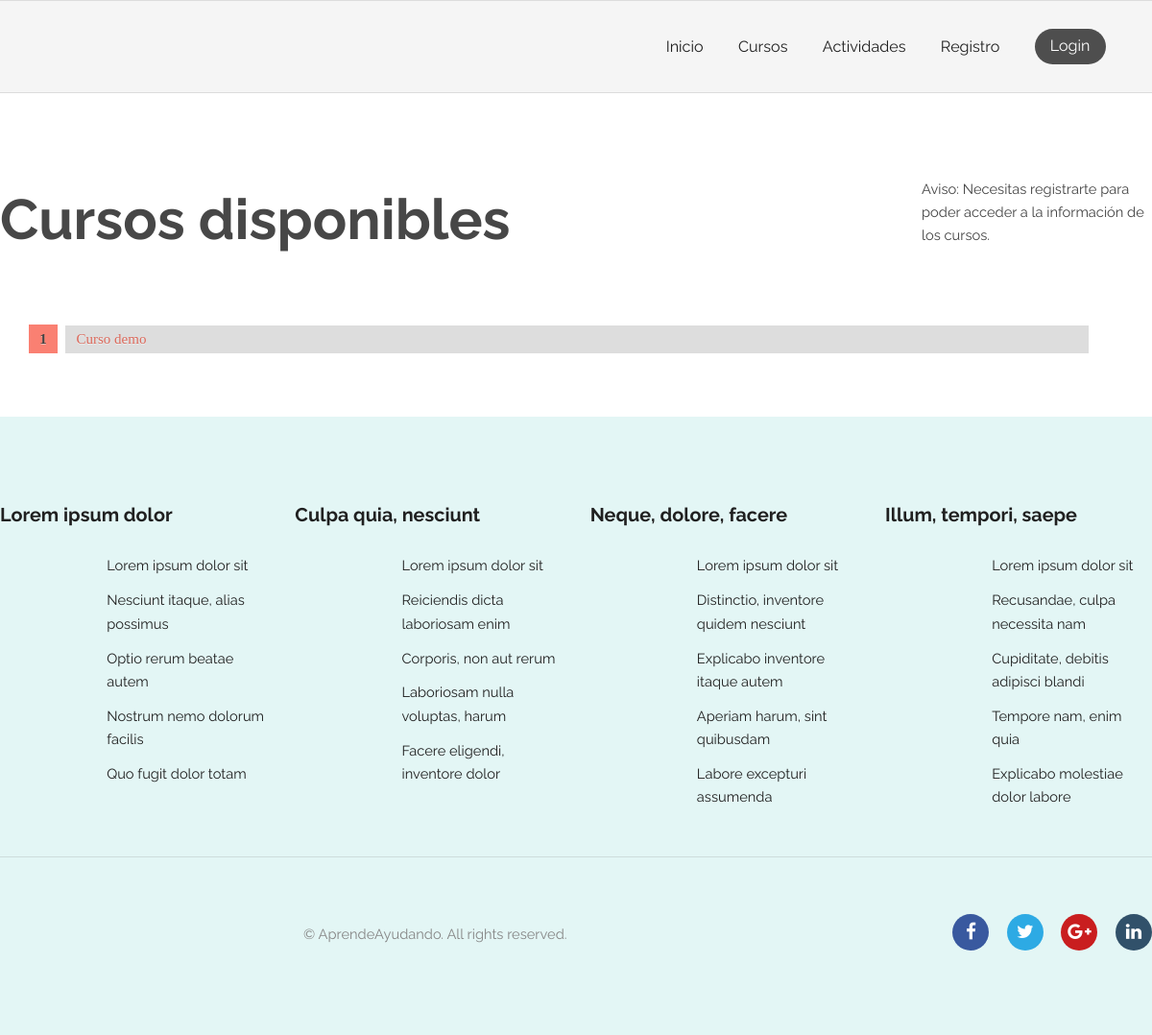
Before: /courses/ with the older database file.
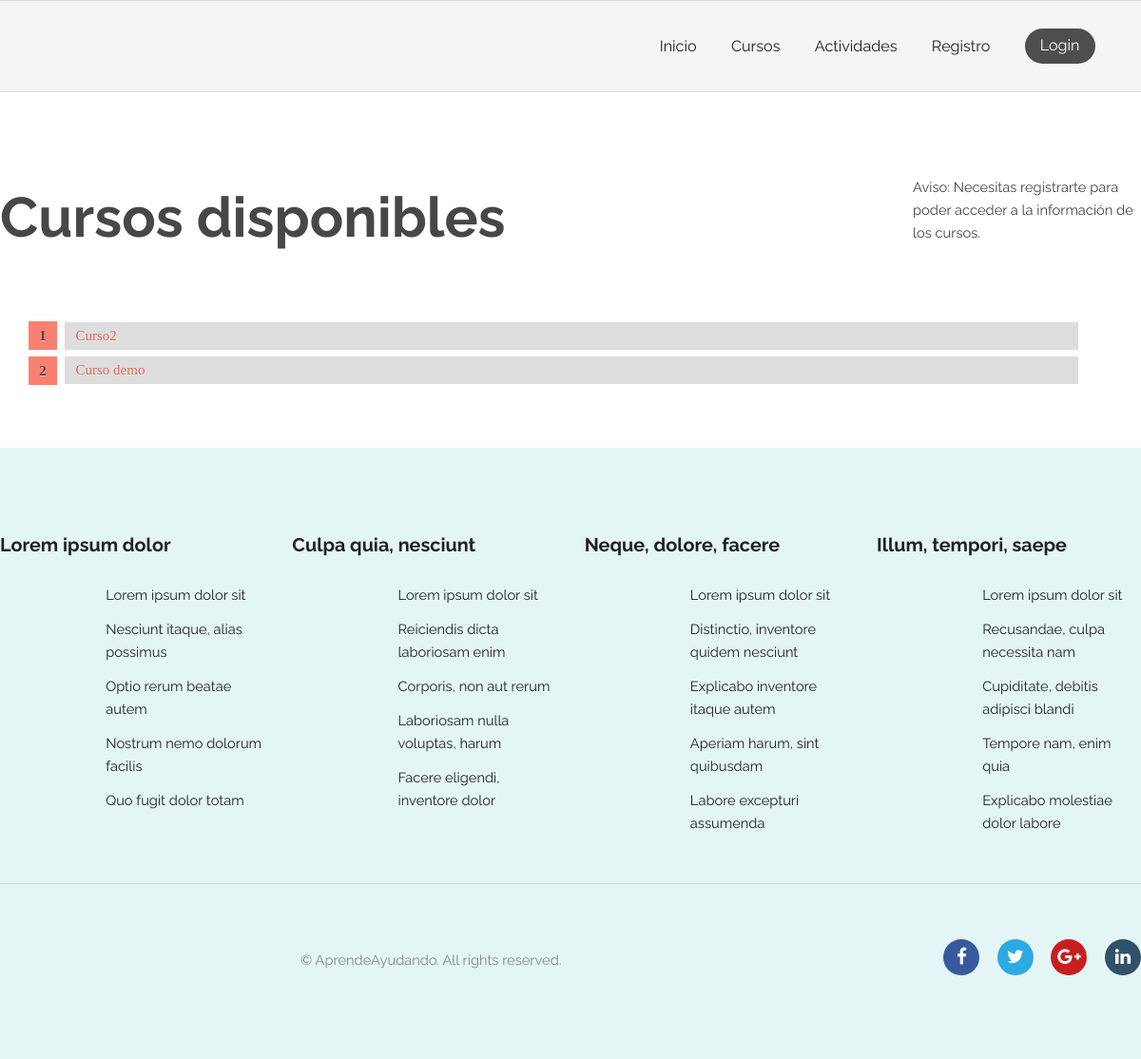
After: the same page with the newer database file.
### courses/models.py (models this page shows, shortened)
class Course(models.Model):
    title = models.CharField(max_length=200)
    pub_date = models.DateTimeField(verbose_name="date published", auto_now_add=True)
    enrolled_users = models.ManyToManyField(get_user_model(), related_name="courses", blank=True)
    teacher = models.ForeignKey(get_user_model(), null=True, on_delete=models.CASCADE, limit_choices_to={'groups__name':'Profesor'})
    description = models.CharField(max_length=1000, blank=True)
    class Meta:
        verbose_name = "Curso"
        verbose_name_plural = "Cursos"

### courses/views.py (the view)
# urls.py: path('', views.index, name='index'), # /activity/
def index(request):
    courseList = Course.objects.order_by('-pub_date')[:5]
    is_teacher = False
    if request.user.has_perm('courses.add_course'):
        is_teacher = True
    context = {
        'courseList': courseList,
        'is_teacher': is_teacher,
        'filtered_by_enrolled': False
    }
    return render(request, 'courses/index.html', context)

### AprendeAyudando/templatetags/auth_extras.py (called while the page is built)
@register.filter(name='has_group')
def has_group(user, group_name):
    try:
        group = Group.objects.get(name=group_name)
        return True if group in user.groups.all() else False
    except Group.DoesNotExist:
        return False

@register.filter(name='is_guest')
def is_guest(user):
    return not user.is_authenticated

@register.filter(name='is_owner')
def is_owner(user, request_user):
    return True if user==request_user else False

### AprendeAyudando/templates/courses/index.html (shortened to what this page needs)
{% extends "registration/base.html" %}
{% block content %}
<section class="wrapper login">
    {% load static %}
    {% load auth_extras %}
    <link rel="stylesheet" type="text/css" href="{% static 'courses/style.css' %}">
    <div class="container 100%">
        <div class="courseElement">
            <div class="courseElementLeft">
                {% if filtered_by_enrolled %}
                    <h2>Tus cursos</h2>
                {% else %}
                    <h2>Cursos disponibles</h2>
                {% endif %}
            </div>
            <div class="courseElementRight">
                {% if is_teacher %}
                    <a style="margin-bottom: 50px;" href="{% url 'courses:create' %}" class="button pink">Añadir curso</a>
                {% elif user|has_group:"EntidadPublicoPrivada" %}
                    <p>Aviso: Necesitas ser Estudiante para poder acceder a la información de los cursos.</p>
                {% elif user|is_guest %}
                    <p>Aviso: Necesitas registrarte para poder acceder a la información de los cursos.</p>
                {% endif %}
            </div>
            <div class="courseElementContent">
                {% if courseList %}
                <ol id="prettyList" style="width:92%;">
                    {% for course in courseList %}
                        {% if user|is_owner:course.teacher or user|has_group:"Estudiante" or user.is_superuser %}
                            <li id="prettyListItem"><a href="{% url 'courses:join' course.id %}">{{ course.title }}</a></li>
                        {% else %}
                            <li id="prettyListItem"><span style="color:#db685a;">{{ course.title }}</span></li>
                        {% endif %}
                    {% endfor %}
                </ol>
                {% else %}
                    <p>Lo sentimos, no hay cursos disponibles.</p>
                {% endif %}
            </div>
        </div>
    </div>
</section>
{% endblock %}

Changed rows visible on the page:
added Course: title "Curso2"
